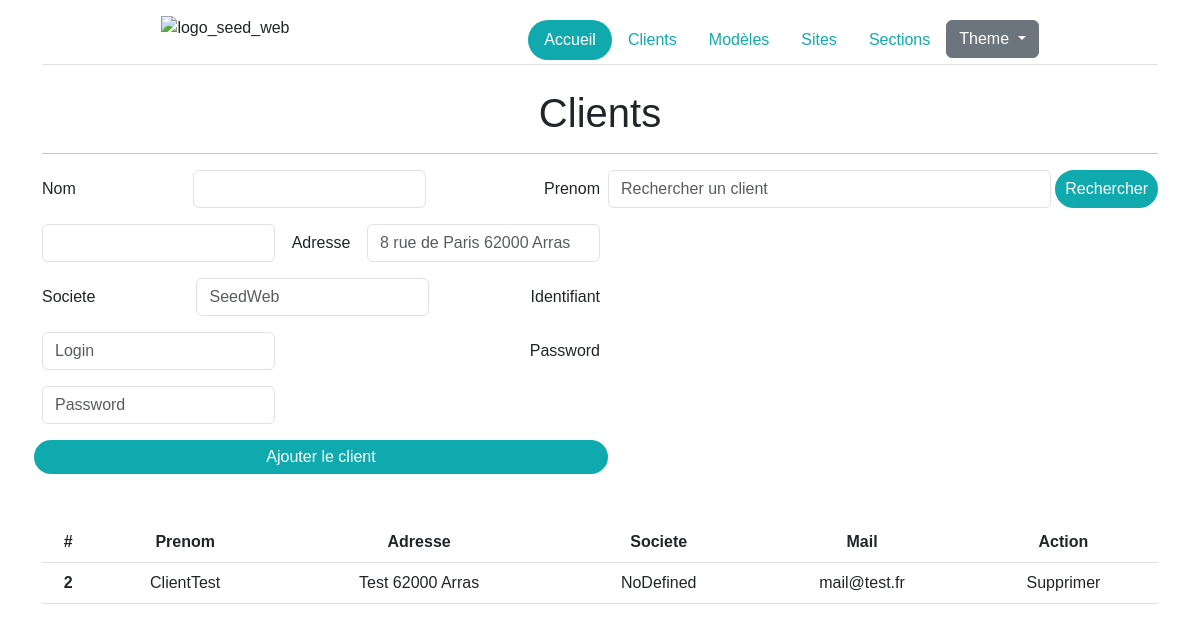
/clients/index.php (signed in), run on the app's committed database.
### tables this page shows
CREATE TABLE `client` (
  `id` int(11) NOT NULL,
  `role` varchar(32) NOT NULL,
  `nom` varchar(255) NOT NULL,
  `prenom` varchar(255) NOT NULL,
  `adresse` varchar(255) NOT NULL,
  `societe` varchar(255) NOT NULL,
  `mail` varchar(255) NOT NULL,
  `pwd` varchar(255) NOT NULL,
  `lastConnection` date DEFAULT NULL
);

### clients/index.php (the view, shortened to what this page needs)
<?php
include("../config/dbconnection.php");
    ?>
<!DOCTYPE HTML>
<html lang="fr" data-bs-theme="<?=$_SESSION["theme"]?>">
    <head>
        <link href="https://cdn.jsdelivr.net/npm/bootstrap@5.3.0-alpha1/dist/css/bootstrap.min.css" rel="stylesheet">
        <link rel="stylesheet" href="../css/style.css">
        <link rel="stylesheet" href="../css/modal_flat.css" type="text/css" />
        <link rel="stylesheet" href="../css/modal_rounded.css" type="text/css" />
    </head>
    <body class="text-center w-100 m-auto">
<?php
include("../includes/header.php");
if(isset($_SESSION["role"])){
    if($_SESSION["role"] == "admin"){
        $req_client = $db->query("SELECT * FROM client where role = 'client';");
        $data_cli = $req_client->fetchAll();
?>
        <div class="container">
            <h1>Clients</h1>
            <hr>
            <form method="POST">
                <div class="d-flex justify-content-end w-50 float-end mb-3 mt-3 ">
                    <input class="form-control me-1 ms-2" name="terme_cli" type="search" placeholder="Rechercher un client" aria-label="Search">
                    <input type="submit" name="search_cli" class="bgSeed rounded-pill color_white border_white" value="Rechercher">
                </div>
                <div class="w-50 ">
                    <form>
                        <div class="row g-3 justify-content-between">
                            <div class="col-auto">
                                <label for="" class="col-form-label">Nom</label>
                            </div>
                            <div class="col-auto">
                                <input type="text" id="" class="form-control" name="nomClientAjouter" aria-describedby="">
                            </div>
                            <div class="col-auto">
                                <label for="" class="col-form-label">Prenom</label>
                            </div>
                            <div class="col-auto float-end">
                                <input type="text" id="" class="form-control" name="prenomClientAjouter" aria-describedby="">
                            </div>
                            <div class="col-auto">
                                <label for="" class="col-form-label">Adresse</label>
                            </div>
                            <div class="col-auto">
                                <input type="text" id="" placeholder="8 rue de Paris 62000 Arras" class="form-control" name="adresseClientAjouter" aria-describedby="">
                            </div>
                            <div class="col-auto">
                                <label for="" class="col-form-label">Societe</label>
                            </div>
                            <div class="col-auto">
                                <input type="text" id="" placeholder="SeedWeb" class="form-control" name="societeClientAjouter" aria-describedby="">
                            </div>
                            <div class="col-auto">
                                <label for="" class="col-form-label">Identifiant</label>
                            </div>
                            <div class="col-auto">
                                <input type="text" id="" placeholder="Login" class="form-control" name="identifiantClientAjouter" aria-describedby="">
                            </div>
                            <div class="col-auto">
                                <label for="" class="col-form-label">Password</label>
                            </div>
                            <div class="col-auto">
                                <input type="password" id="" placeholder="Password"  class="form-control" name="passClientAjouter" aria-describedby="">
                            </div>
                            <input type="submit" value="Ajouter le client" class="bgSeed rounded-pill color_white border_white"/>
                        </div>
                    </form>
                </div>
            </form>
            <br><br>
            <div>
                <table class="table">
                    <thead>
                        <tr>
                            <th scope="col">#</th>
                            <th scope="col">Prenom</th>
                            <th scope="col">Adresse</th>
                            <th scope="col">Societe</th>
                            <th scope="col">Mail</th>
                            <th scope="col">Action</th>
                        </tr>
                    </thead>
                    <tbody>
                        <?php
                            foreach ($data_cli as $client) {
                        ?>
                        <tr>
                            <th scope="row"><?=$client["id"]?></th>
                            <td><?=$client["nom"]?></td>
                            <td><?=$client["adresse"]?></td>
                            <td><?=$client["societe"]?></td>
                            <td><?=$client["mail"]?></td>
                            <td><span class="sup_client actionAdmin" data_sup="<?=$client['id']?>">Supprimer</span></td>
                        </tr>
                        <?php
                            }
                        ?>
                    </tbody>
                </table>
            </div>
        </div>
<?php
}else{
    header("Location: ../index.php");
?>
<?php
}}
    include("../includes/layout_bottom.php");
?>

### css/style.css (style rules this page uses)
.color_white { color: #FFFFFF; }
.border_white { border: 4px solid #10aaae; }
* { font-family: 'Nunito', sans-serif; }
h1 { font-family: 'Nunito', sans-serif; }
.actionAdmin { cursor: pointer!important; }
.bgSeed { background-color: #10aaae !important; }

### data on the page
client: id "2", nom "ClientTest", adresse "Test 62000 Arras", societe "NoDefined", mail "mail@test.fr"
